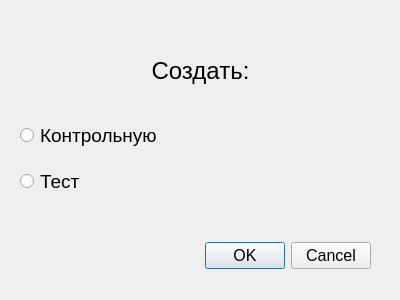
<?xml version="1.0" encoding="UTF-8"?>
<ui version="4.0">
 <class>Dialog</class>
 <widget class="QDialog" name="Dialog">
  <property name="geometry">
   <rect>
    <x>0</x>
    <y>0</y>
    <width>400</width>
    <height>300</height>
   </rect>
  </property>
  <property name="font">
   <font>
    <family>Arial</family>
    <pointsize>12</pointsize>
   </font>
  </property>
  <property name="windowTitle">
   <string>Dialog</string>
  </property>
  <widget class="QDialogButtonBox" name="buttonBox">
   <property name="geometry">
    <rect>
     <x>30</x>
     <y>240</y>
     <width>341</width>
     <height>32</height>
    </rect>
   </property>
   <property name="orientation">
    <enum>Qt::Horizontal</enum>
   </property>
   <property name="standardButtons">
    <set>QDialogButtonBox::Cancel|QDialogButtonBox::Ok</set>
   </property>
  </widget>
  <widget class="QRadioButton" name="radio_1">
   <property name="geometry">
    <rect>
     <x>20</x>
     <y>120</y>
     <width>151</width>
     <height>31</height>
    </rect>
   </property>
   <property name="font">
    <font>
     <pointsize>14</pointsize>
    </font>
   </property>
   <property name="text">
    <string>Контрольную</string>
   </property>
  </widget>
  <widget class="QRadioButton" name="radio_2">
   <property name="geometry">
    <rect>
     <x>20</x>
     <y>166</y>
     <width>141</width>
     <height>31</height>
    </rect>
   </property>
   <property name="font">
    <font>
     <pointsize>14</pointsize>
    </font>
   </property>
   <property name="text">
    <string>Тест</string>
   </property>
  </widget>
  <widget class="QLabel" name="label">
   <property name="geometry">
    <rect>
     <x>0</x>
     <y>50</y>
     <width>401</width>
     <height>41</height>
    </rect>
   </property>
   <property name="font">
    <font>
     <pointsize>18</pointsize>
    </font>
   </property>
   <property name="text">
    <string>Создать:</string>
   </property>
   <property name="alignment">
    <set>Qt::AlignCenter</set>
   </property>
  </widget>
 </widget>
 <resources/>
 <connections>
  <connection>
   <sender>buttonBox</sender>
   <signal>accepted()</signal>
   <receiver>Dialog</receiver>
   <slot>accept()</slot>
   <hints>
    <hint type="sourcelabel">
     <x>248</x>
     <y>254</y>
    </hint>
    <hint type="destinationlabel">
     <x>157</x>
     <y>274</y>
    </hint>
   </hints>
  </connection>
  <connection>
   <sender>buttonBox</sender>
   <signal>rejected()</signal>
   <receiver>Dialog</receiver>
   <slot>reject()</slot>
   <hints>
    <hint type="sourcelabel">
     <x>316</x>
     <y>260</y>
    </hint>
    <hint type="destinationlabel">
     <x>286</x>
     <y>274</y>
    </hint>
   </hints>
  </connection>
 </connections>
</ui>
